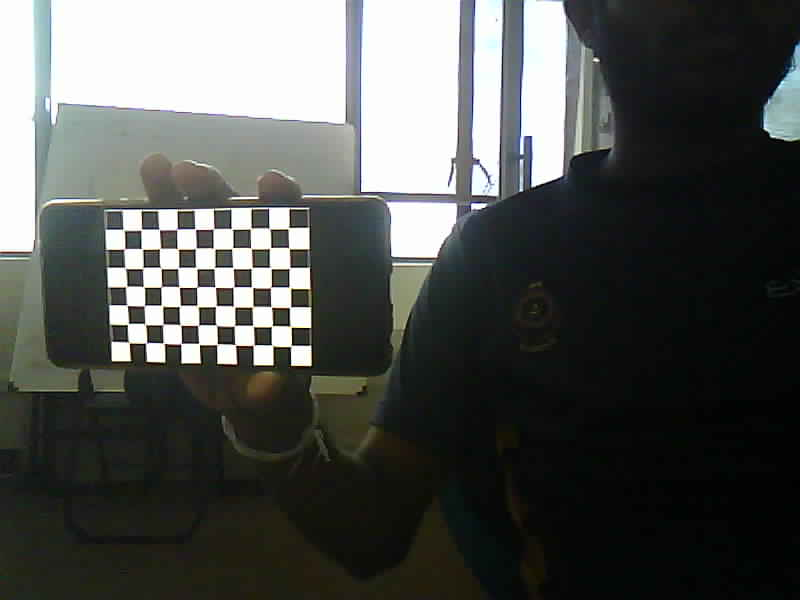
#> input picture Calibration/StereoLeft/imageL1.png, 800 x 600 px; its folder holds only this picture in this run
$ jupyter execute --allow-errors calibrate.ipynb
#> lines starting #> are read from the running program, lines starting #| are printed output that depends on the picture; after the words box and inside, x2 and y2 are one past the last pixel; in counts of white or black regions, pixels touching at a corner belong together; long printed decimals are rounded
[cell 1]
import cv2 as cv
from matplotlib import pyplot as plt
import numpy as np
import glob
import os

[cell 2]
def calibrate(showPics = True):
#> called with showPics = True
    root = os.getcwd()
    calibrationDir = os.path.join(root, './StereoLeft/')
    imgPathList = glob.glob(os.path.join(calibrationDir, "*.png"))

    nRows = 9
    nCols = 6

    termCrteria = (cv.TERM_CRITERIA_EPS + cv.TermCriteria_MAX_ITER, 30, 0.001)
    worldPtsCur = np.zeros((nRows*nCols, 3), np.float32)
    worldPtsCur[:, :2] = np.mgrid[0:nRows, 0:nCols].T.reshape(-1,2)
    worldPtsList = []
    imgPtsList = []
    i = 0
    for curImgPath in imgPathList:
        i += 1
        imgBGR = cv.imread(curImgPath)
#> imgBGR is the input picture: shape (600, 800, 3); mean B, G, R 80.8, 83.6, 81.4
        imgGray = cv.cvtColor(imgBGR, cv.COLOR_BGR2GRAY)
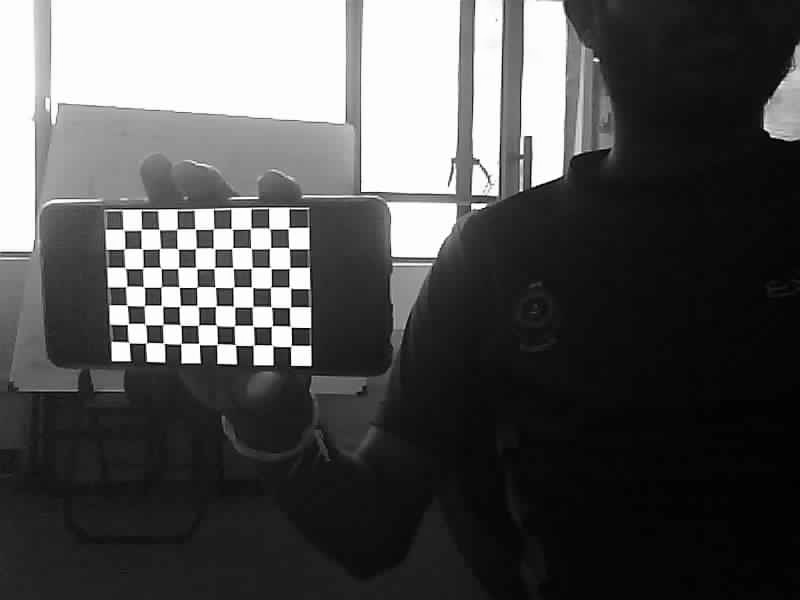
#> imgGray: shape (600, 800); min 0, max 255, mean 82.6
        cornersFound, cornersOrg = cv.findChessboardCorners(imgGray, (nRows, nCols), None)
#> cornersFound = True; cornersOrg = 54 rows, first 8: [123.2, 229.5], [141.3, 229.5], [159.4, 229.7], [176.9, 229.1], [195.3, 229], [213.4, 228.8], [231.6, 228.7], [250.8, 228.3]

        if cornersFound == True:
            worldPtsList.append(worldPtsCur)
            cornersRefined = cv.cornerSubPix(imgGray, cornersOrg, (11,11), (-1,-1), termCrteria)
#> cornersRefined = 54 rows, first 8: [123.7, 229.7], [141.2, 229.6], [159.2, 229.5], [177, 229.3], [195.3, 229.1], [213.4, 228.9], [231.9, 228.9], [250.6, 228.5]
            imgPtsList.append(cornersRefined)
            if showPics:
                cv.drawChessboardCorners(imgBGR, (nRows, nCols), cornersRefined, cornersFound)
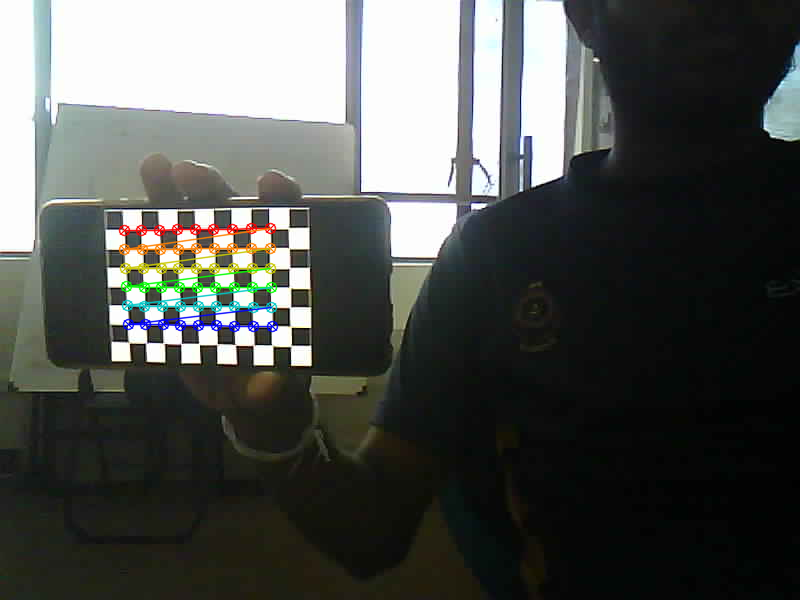
#> imgBGR: shape (600, 800, 3); 1.8% of pixels changed, all inside (x1, y1, x2, y2) = (118, 222, 279, 333)
                cv.imshow("chessboard", imgBGR)
                cv.imwrite("Image"+str(i)+".png", imgBGR)
                cv.waitKey(0)
    cv.destroyAllWindows()

    repError, camMatrix, distCoeff, rvecs, tvecs = cv.calibrateCamera(worldPtsList, imgPtsList, imgGray.shape[::-1], None, None)
#> repError = 0.155; camMatrix = [[502.6, 0, 435.4], [0, 487.7, 315], [0, 0, 1]]; distCoeff = [[0.114, -0.304, -0.000695, 0.0154, 0.365]]; rvecs = ([0.0715, 0.127, 0.00706],); tvecs = ([-16.18, -4.5, 25.86],)

    print("Camera Matrix : \n", camMatrix)
#| Camera Matrix :
#|  [[502.569   0.         435.425 ]
#|  [  0.         487.724 315.045]
#|  [  0.           0.           1.        ]]

    print("Distortion Matirx : \n", distCoeff)
#| Distortion Matirx :
#|  [[ 0.1138 -0.3045 -0.0006949  0.01541  0.3647]]
    print("Report Error (pixels) : {:.4f}".format(repError))
#| Report Error (pixels) : 0.1550
    curFolder = os.path.dirname(os.path.abspath("Images"))
    paramPath = os.path.join(curFolder, 'calibration.npz')
    np.savez(paramPath, repError=repError, camMatrix=camMatrix, distCoeff=distCoeff, rvecs=rvecs, tvecs=tvecs)

    return camMatrix, distCoeff

calibrate()

[cell 3]
CHECKERBOARD = (9, 6)
#> CHECKERBOARD = (9, 6)

objp = np.zeros((CHECKERBOARD[0] * CHECKERBOARD[1], 3), np.float32)
objp[:, :2] = np.mgrid[0:CHECKERBOARD[0], 0:CHECKERBOARD[1]].T.reshape(-1, 2)

objpoints = []
imgpoints_left = []
imgpoints_right = []

# Load images
images_left = glob.glob('./StereoLeft/*.png')
images_right = glob.glob('./StereoRight/*.png')

# Check if number of images match
#> (the rest of this cell did not finish here and is left out)

$ run again, on Calibration/StereoLeft/imageL6.png
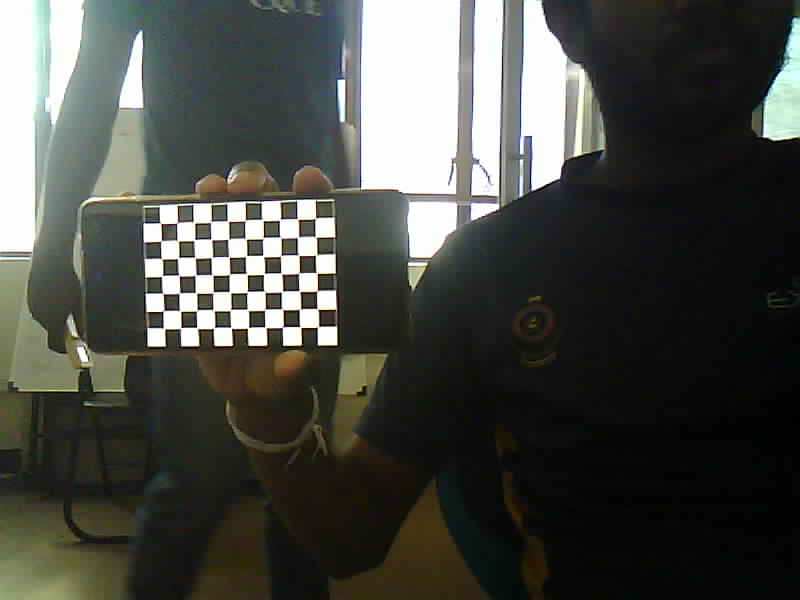
#> input picture Calibration/StereoLeft/imageL6.png, 800 x 600 px
#> in calibrate, imgBGR is the input picture: shape (600, 800, 3); mean B, G, R 69.4, 74.6, 73.1
#> in calibrate, `imgGray = cv.cvtColor(imgBGR, cv.COLOR_BGR2GRAY)`:
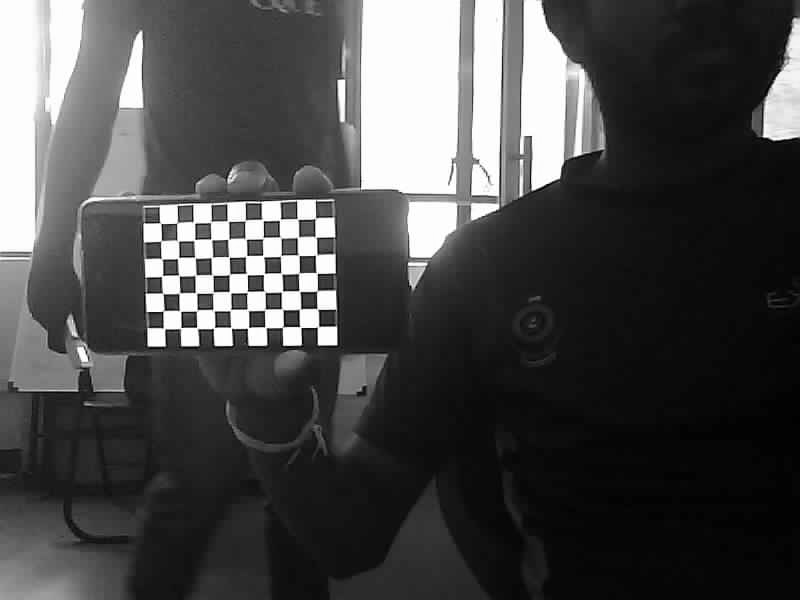
#> imgGray: shape (600, 800); min 0, max 255, mean 73.6
#> cornersFound = True; cornersOrg = 54 rows, first 8: [160.5, 223.3], [176.7, 223.2], [194.6, 223.3], [210.7, 222], [227.8, 221.1], [245.2, 220.5], [263.3, 220.6], [279.6, 220.1]
#> cornersRefined = 54 rows, first 8: [160.4, 223.2], [177.1, 222.8], [193.9, 222.4], [210.8, 221.9], [227.9, 221.2], [245.2, 220.4], [262.5, 220.2], [279.9, 219.7]
#> in calibrate, `cv.drawChessboardCorners(imgBGR, (nRows, nCols), cornersRefined, corne..`:
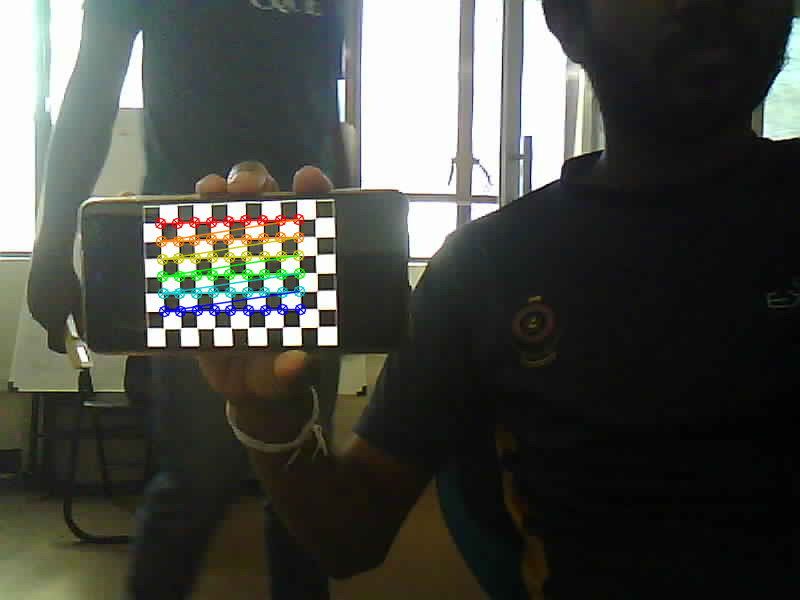
#> imgBGR: shape (600, 800, 3); 1.73% of pixels changed, all inside (x1, y1, x2, y2) = (154, 213, 307, 318)
#> repError = 0.149; camMatrix = [[746.5, 0, 365.8], [0, 750.1, 320], [0, 0, 1]]; distCoeff = [[0.0618, -3.57, -0.00498, -0.00826, 20.05]]; rvecs = ([0.0597, 0.115, -0.0163],); tvecs = ([-11.75, -5.5, 42.7],)
#| Camera Matrix :
#|  [[746.473   0.         365.823]
#|  [  0.         750.097 320.034]
#|  [  0.           0.           1.        ]]
#| Distortion Matirx :
#|  [[ 6.18053245e-02 -3.56581989e+00 -4.97808450e-03 -8.26427780e-03
#|    2.00494894e+01]]
#| Report Error (pixels) : 0.1490
#> CHECKERBOARD = (9, 6)

$ run again, on Calibration/StereoLeft/imageL7.png
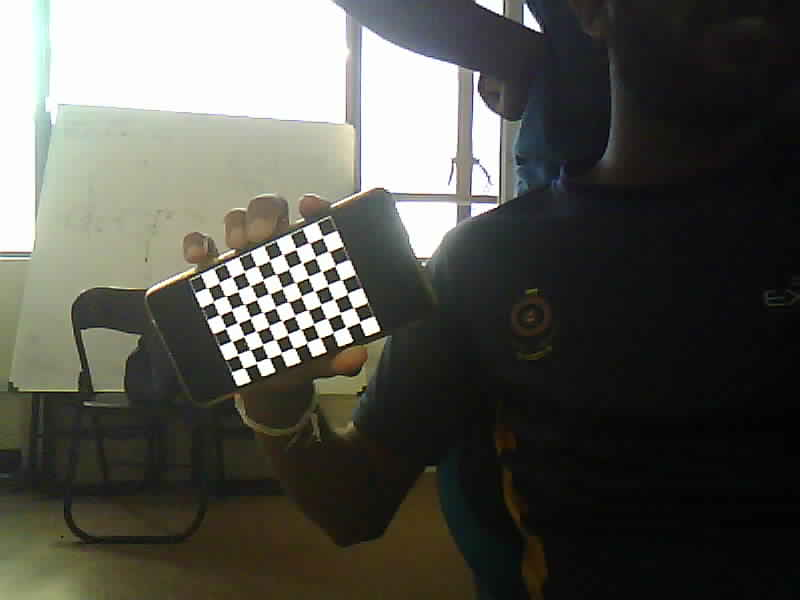
#> input picture Calibration/StereoLeft/imageL7.png, 800 x 600 px
#> in calibrate, imgBGR is the input picture: shape (600, 800, 3); mean B, G, R 78.9, 85.4, 85.3
#> in calibrate, `imgGray = cv.cvtColor(imgBGR, cv.COLOR_BGR2GRAY)`:
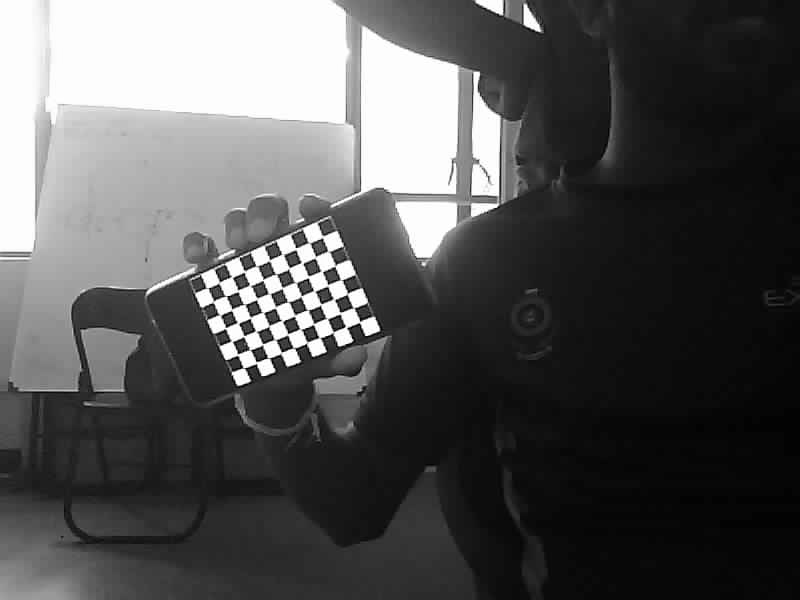
#> imgGray: shape (600, 800); min 0, max 255, mean 84.6
#> cornersFound = False; cornersOrg = None

$ run again, on Calibration/StereoLeft/imageL2.png
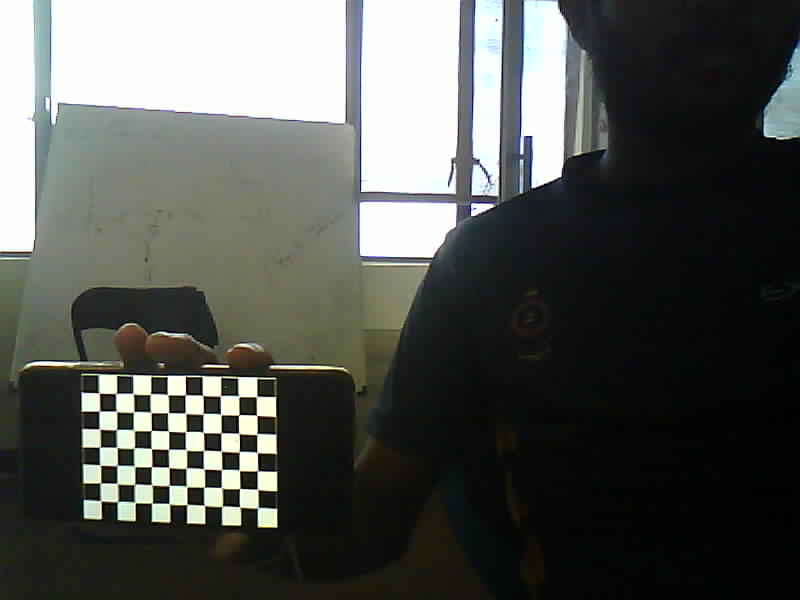
#> input picture Calibration/StereoLeft/imageL2.png, 800 x 600 px
#> in calibrate, imgBGR is the input picture: shape (600, 800, 3); mean B, G, R 82, 85.9, 83.7
#> in calibrate, `imgGray = cv.cvtColor(imgBGR, cv.COLOR_BGR2GRAY)`:
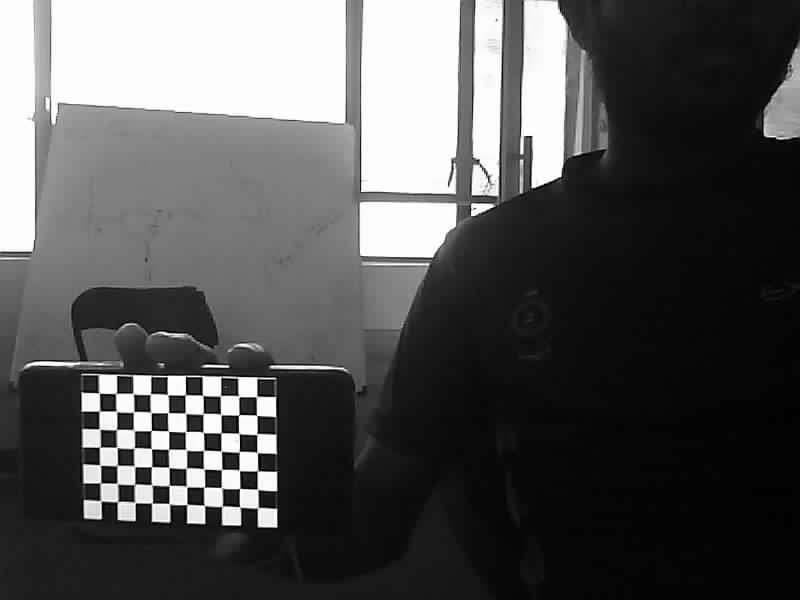
#> imgGray: shape (600, 800); min 0, max 255, mean 84.8
#> cornersFound = True; cornersOrg = 54 rows, first 8: [100.2, 393.7], [116, 393.5], [134, 393], [151.1, 393], [168.3, 395.5], [184.5, 395.8], [202.6, 395.3], [221.3, 395.2]
#> cornersRefined = 54 rows, first 8: [99.12, 393.1], [116.1, 393.5], [133.3, 393.7], [150.4, 394], [167.7, 394.5], [185.3, 394.9], [202.7, 395.4], [220.4, 395.7]
#> in calibrate, `cv.drawChessboardCorners(imgBGR, (nRows, nCols), cornersRefined, corne..`:
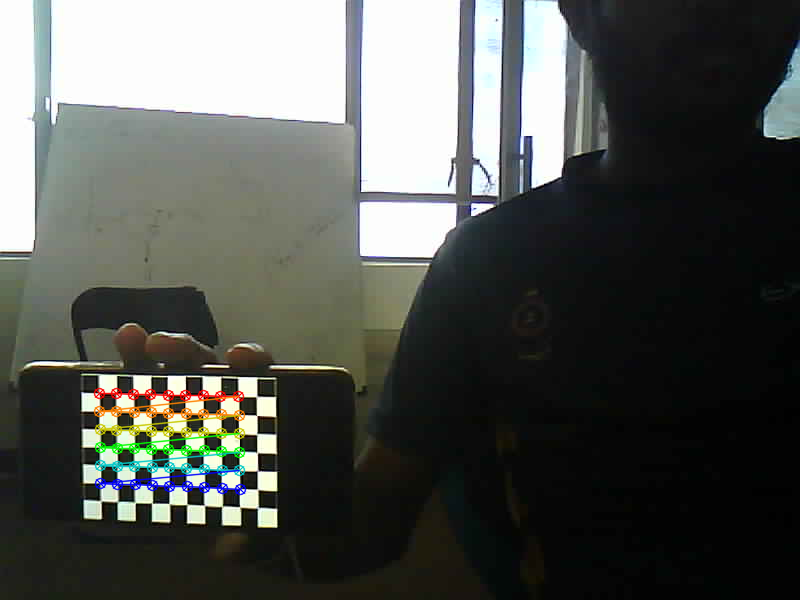
#> imgBGR: shape (600, 800, 3); 1.76% of pixels changed, all inside (x1, y1, x2, y2) = (93, 387, 247, 496)
#> repError = 0.109; camMatrix = [[1761.8, 0, 407.7], [0, 1697.4, 331], [0, 0, 1]]; distCoeff = [[-1.55, 16.42, 0.0496, -0.0945, -60.07]]; rvecs = ([0.0915, 0.338, 0.00368],); tvecs = ([-16.19, 3.29, 94.21],)
#| Camera Matrix :
#|  [[1.76181195e+03 0.00000000e+00 4.07653752e+02]
#|  [0.00000000e+00 1.69738797e+03 3.31034939e+02]
#|  [0.00000000e+00 0.00000000e+00 1.00000000e+00]]
#| Distortion Matirx :
#|  [[-1.55308887e+00  1.64210280e+01  4.96320821e-02 -9.45058067e-02
#|   -6.00682953e+01]]
#| Report Error (pixels) : 0.1092
#> CHECKERBOARD = (9, 6)
